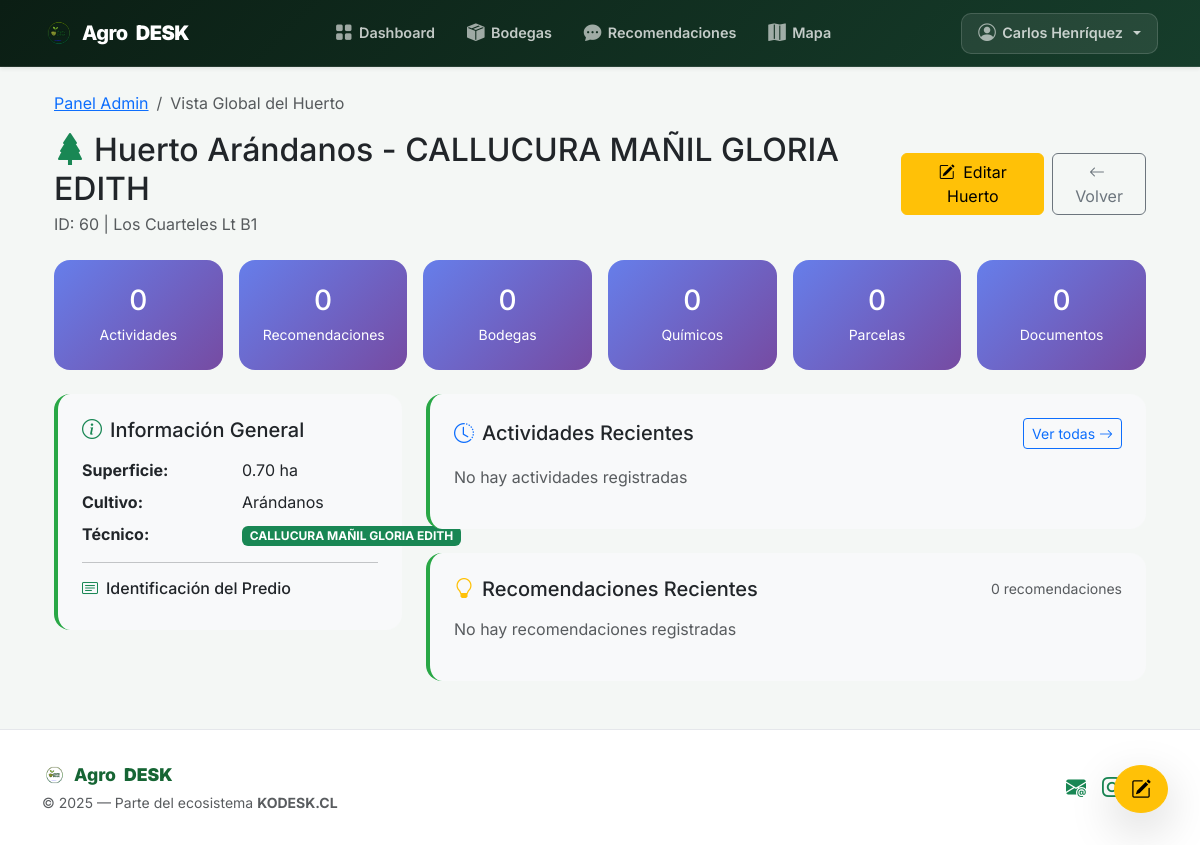
The app's page /admin/huerto/60/vista-global (signed in) with its own data.
### app/models.py (models this page shows, shortened)
@declarative_mixin
class TenantMixin:
    @declared_attr
    def empresa_id(cls):
        return db.Column(db.Integer, db.ForeignKey("empresas.id"), nullable=False, index=True)

class User(db.Model, UserMixin, TenantMixin):
    __tablename__ = "users"
    id = db.Column(db.Integer, primary_key=True)
    name = db.Column(db.String(100), nullable=False)
    email = db.Column(db.String(150), nullable=False, index=True)
    telefono = db.Column(db.String(20))  # Nuevo campo de teléfono
    password = db.Column(db.String(200), nullable=False)
    role = db.Column(db.String(20), nullable=False, index=True)  # "admin" | "tecnico"
    created_by = db.Column(db.Integer, db.ForeignKey("users.id"))
    __table_args__ = (
        UniqueConstraint("empresa_id", "email", name="uq_user_email_empresa"),
    )
    creador = db.relationship("User", remote_side=[id], backref="tecnicos_creados")
    huertos_asignados = db.relationship("Huerto", back_populates="responsable", lazy=True)
    bodegas_asignadas = db.relationship(
        "Bodega",
        secondary=tecnico_bodega,
        back_populates="tecnicos_asignados",
        lazy="dynamic",
    )

class Huerto(db.Model, TenantMixin):
    __tablename__ = "huertos"
    id = db.Column(db.Integer, primary_key=True)
    nombre = db.Column(db.String(120), nullable=False)
    ubicacion = db.Column(db.String(200))
    superficie_ha = db.Column(db.Float)
    tipo_cultivo = db.Column(db.String(120))
    fecha_siembra = db.Column(db.Date)
    propietario = db.Column(db.String(120))
    rut = db.Column(db.String(20))
    codigo_productor = db.Column(db.String(50))
    localidad = db.Column(db.String(100))
    comuna = db.Column(db.String(100))
    provincia = db.Column(db.String(100))
    region = db.Column(db.String(100))
    distrito_agroclimatico = db.Column(db.String(100))
    telefono = db.Column(db.String(20))
    administrador = db.Column(db.String(120))
    encargado_huerto = db.Column(db.String(120))
    direccion = db.Column(db.String(250))
    empresas = db.Column(db.Text)  # Opcional - múltiples empresas separadas por coma
    exportadoras = db.Column(db.Text)  # Opcional - múltiples exportadoras separadas por coma
    responsable_id = db.Column(db.Integer, db.ForeignKey("users.id"))
    responsable = db.relationship("User", back_populates="huertos_asignados")
    center_lat = db.Column(Float)
    center_lng = db.Column(Float)
    bounds_geojson = db.Column(Text)
    bodegas = db.relationship("Bodega", back_populates="huerto", lazy=True)
    actividades_huerto = db.relationship(
        "ActividadHuerto", back_populates="huerto", cascade="all, delete-orphan", lazy=True
    )
    parcelas = db.relationship("Parcela", back_populates="huerto", cascade="all, delete-orphan", lazy=True)
    actividades_geo = db.relationship("ActividadCampo", back_populates="huerto", cascade="all, delete-orphan", lazy=True)

### app/routes/admin.py (the view)
@admin_bp.route("/huerto/<int:huerto_id>/vista-global")
@login_required
@admin_required
def vista_global_huerto(huerto_id):
    huerto = (
        Huerto.query.filter_by(id=huerto_id, empresa_id=current_user.empresa_id)
        .join(User, Huerto.responsable_id == User.id)
        .filter((Huerto.responsable_id.is_(None)) | (User.created_by == current_user.id))
        .first_or_404()
    )
    actividades = ActividadHuerto.query.filter_by(huerto_id=huerto.id).order_by(ActividadHuerto.fecha.desc()).limit(10).all()
    recomendaciones = Recomendacion.query.filter_by(huerto_id=huerto.id).order_by(Recomendacion.fecha.desc()).limit(10).all()
    bodegas = Bodega.query.filter_by(huerto_id=huerto.id).all()
    parcelas = Parcela.query.filter_by(huerto_id=huerto.id).all()
    actividades_geo = ActividadCampo.query.filter_by(huerto_id=huerto.id).order_by(ActividadCampo.fecha.desc()).limit(5).all()
    documentos = Documento.query.filter_by(huerto_id=huerto.id).order_by(Documento.created_at.desc()).limit(5).all()
    total_actividades = ActividadHuerto.query.filter_by(huerto_id=huerto.id).count()
    total_recomendaciones = Recomendacion.query.filter_by(huerto_id=huerto.id).count()
    total_quimicos = 0
    for bodega in bodegas:
        total_quimicos += len(bodega.quimicos)
    return render_template("admin/vista_global_huerto.html",
                         huerto=huerto,
                         actividades=actividades,
                         recomendaciones=recomendaciones,
                         bodegas=bodegas,
                         parcelas=parcelas,
                         actividades_geo=actividades_geo,
                         documentos=documentos,
                         total_actividades=total_actividades,
                         total_recomendaciones=total_recomendaciones,
                         total_quimicos=total_quimicos)

### app/templates/admin/vista_global_huerto.html (shortened to what this page needs)
{% extends "base.html" %}
{% block content %}
<div class="container-fluid py-4">
  <div class="row mb-4">
    <div class="col-12">
      <nav aria-label="breadcrumb">
        <ol class="breadcrumb">
          <li class="breadcrumb-item"><a href="{{ url_for('admin.admin_dashboard') }}">Panel Admin</a></li>
          <li class="breadcrumb-item active">Vista Global del Huerto</li>
        </ol>
      </nav>
      <div class="d-flex justify-content-between align-items-center">
        <div>
          <h2 class="mb-1"><i class="bi bi-tree-fill text-success me-2"></i>{{ huerto.nombre }}</h2>
          <p class="text-muted mb-0">ID: {{ huerto.id }} | {{ huerto.ubicacion or 'Sin ubicación' }}</p>
        </div>
        <div class="d-flex gap-2">
          <a href="{{ url_for('admin.editar_huerto', huerto_id=huerto.id) }}" class="btn btn-warning">
            <i class="bi bi-pencil-square me-1"></i> Editar Huerto
          </a>
          <a href="{{ url_for('admin.admin_dashboard') }}" class="btn btn-outline-secondary">
            <i class="bi bi-arrow-left me-1"></i> Volver
          </a>
        </div>
      </div>
    </div>
  </div>
  <div class="row g-3 mb-4">
    <div class="col-md-2 col-sm-4">
      <div class="stat-card">
        <h3 class="mb-1">{{ total_actividades }}</h3>
        <small>Actividades</small>
      </div>
    </div>
    <div class="col-md-2 col-sm-4">
      <div class="stat-card">
        <h3 class="mb-1">{{ total_recomendaciones }}</h3>
        <small>Recomendaciones</small>
      </div>
    </div>
    <div class="col-md-2 col-sm-4">
      <div class="stat-card">
        <h3 class="mb-1">{{ bodegas|length }}</h3>
        <small>Bodegas</small>
      </div>
    </div>
    <div class="col-md-2 col-sm-4">
      <div class="stat-card">
        <h3 class="mb-1">{{ total_quimicos }}</h3>
        <small>Químicos</small>
      </div>
    </div>
    <div class="col-md-2 col-sm-4">
      <div class="stat-card">
        <h3 class="mb-1">{{ parcelas|length }}</h3>
        <small>Parcelas</small>
      </div>
    </div>
    <div class="col-md-2 col-sm-4">
      <div class="stat-card">
        <h3 class="mb-1">{{ documentos|length }}</h3>
        <small>Documentos</small>
      </div>
    </div>
  </div>
  <div class="row">
    <div class="col-lg-4">
      <div class="info-section">
        <h5 class="mb-3"><i class="bi bi-info-circle text-success me-2"></i>Información General</h5>
        <div class="row mb-2">
          <div class="col-6"><strong>Superficie:</strong></div>
          <div class="col-6">{{ '%.2f'|format(huerto.superficie_ha or 0) }} ha</div>
        </div>
        <div class="row mb-2">
          <div class="col-6"><strong>Cultivo:</strong></div>
          <div class="col-6">{{ huerto.tipo_cultivo or '—' }}</div>
        </div>
        <div class="row mb-2">
          <div class="col-6"><strong>Técnico:</strong></div>
          <div class="col-6">
            {% if huerto.responsable %}
              <span class="badge bg-success">{{ huerto.responsable.name }}</span>
            {% else %}
              <span class="badge bg-warning">Sin asignar</span>
            {% endif %}
          </div>
        </div>
        <hr>
        <h6 class="mb-2"><i class="bi bi-card-text text-success me-2"></i>Identificación del Predio</h6>
      </div>
    </div>
    <div class="col-lg-8">
      <div class="info-section">
        <div class="d-flex justify-content-between align-items-center mb-3">
          <h5 class="mb-0"><i class="bi bi-clock-history text-primary me-2"></i>Actividades Recientes</h5>
          <a href="{{ url_for('admin.bitacora_huerto', huerto_id=huerto.id) }}" class="btn btn-outline-primary btn-sm">
            Ver todas <i class="bi bi-arrow-right"></i>
          </a>
        </div>
        {% if actividades %}
          {% for actividad in actividades %}
          <div class="timeline-item position-relative">
            <div class="d-flex justify-content-between align-items-start">
              <div>
                <h6 class="mb-1">{{ actividad.tipo or 'Sin tipo' }}</h6>
                <p class="mb-1">{{ actividad.descripcion or 'Sin descripción' }}</p>
                <small class="text-muted">
                  <i class="bi bi-calendar"></i> {{ actividad.fecha.strftime('%d-%m-%Y') }}
                  {% if actividad.responsable %}
                    | <i class="bi bi-person"></i> {{ actividad.responsable }}
                  {% endif %}
                </small>
              </div>
              {% if actividad.fotos %}
              <span class="badge bg-light text-dark"><i class="bi bi-image"></i></span>
              {% endif %}
            </div>
          </div>
          {% endfor %}
        {% else %}
        <p class="text-muted">No hay actividades registradas</p>
        {% endif %}
      </div>
      <div class="info-section">
        <div class="d-flex justify-content-between align-items-center mb-3">
          <h5 class="mb-0"><i class="bi bi-lightbulb text-warning me-2"></i>Recomendaciones Recientes</h5>
          <small class="text-muted">{{ recomendaciones|length }} recomendaciones</small>
        </div>
        {% if recomendaciones %}
          {% for recomendacion in recomendaciones %}
          <div class="card mb-3">
            <div class="card-body">
              <div class="d-flex justify-content-between align-items-start mb-2">
                <h6 class="mb-0">{{ recomendacion.categoria or 'Sin categoría' }}</h6>
                <div>
                  <span class="badge bg-{{ 'success' if recomendacion.estado == 'completada' else 'warning' }}">
                    {{ recomendacion.estado }}
                  </span>
                </div>
              </div>
              <p class="mb-2">{{ recomendacion.contenido[:200] }}{% if recomendacion.contenido|length > 200 %}...{% endif %}</p>
              <small class="text-muted">
                <i class="bi bi-calendar"></i> {{ recomendacion.fecha.strftime('%d-%m-%Y %H:%M') }}
                {% if recomendacion.autor %}
                  | <i class="bi bi-person"></i> {{ recomendacion.autor.name }}
                {% endif %}
              </small>
            </div>
          </div>
          {% endfor %}
        {% else %}
        <p class="text-muted">No hay recomendaciones registradas</p>
        {% endif %}
      </div>
    </div>
  </div>
  <div class="floating-edit">
    <a href="{{ url_for('admin.editar_huerto', huerto_id=huerto.id) }}"
       class="btn btn-warning btn-lg rounded-circle shadow-lg">
      <i class="bi bi-pencil-square"></i>
    </a>
  </div>
</div>
{% endblock %}

### app/templates/base.html (shortened to what this page needs)
<!DOCTYPE html>
<html lang="es">
<head>
  <link href="https://cdn.jsdelivr.net/npm/bootstrap@5.3.0/dist/css/bootstrap.min.css" rel="stylesheet">
  <link href="https://cdn.jsdelivr.net/npm/bootstrap-icons@1.11.3/font/bootstrap-icons.css" rel="stylesheet">
  <link rel="stylesheet" href="https://cdn.datatables.net/1.13.4/css/dataTables.bootstrap5.min.css">
  <link rel="stylesheet" href="https://unpkg.com/leaflet@1.9.4/dist/leaflet.css"/>
  <link rel="stylesheet" href="https://unpkg.com/leaflet-draw@1.0.4/dist/leaflet.draw.css"/>
</head>
<body>
<nav class="navbar navbar-expand-lg navbar-agro sticky-top shadow-sm">
  <div class="container">
    <a class="navbar-brand" href="{{ url_for('main.index') }}">
      <img src="{{ url_for('static', filename='img/logoagrodesk.svg') }}" alt="AgroDesk Logo" style="width: 32px; height: 32px; object-fit: contain;">
      Agro<b>DESK</b>
    </a>
    <div class="collapse navbar-collapse" id="navbarNav">
      <ul class="navbar-nav mx-auto">
        {% if current_user.is_authenticated %}
          {% if current_user.role == 'admin' %}
            <li class="nav-item"><a class="nav-link" href="{{ url_for('admin.admin_dashboard') }}"><i class="bi bi-grid-fill"></i> Dashboard</a></li>
            <li class="nav-item"><a class="nav-link" href="{{ url_for('admin.listar_bodegas') }}"><i class="bi bi-box-seam-fill"></i> Bodegas</a></li>
            <li class="nav-item"><a class="nav-link" href="{{ url_for('admin.recomendar') }}"><i class="bi bi-chat-dots-fill"></i> Recomendaciones</a></li>
            <li class="nav-item"><a class="nav-link" href="{{ url_for('geo.mapa') }}"><i class="bi bi-map-fill"></i> Mapa</a></li>
          {% endif %}
        {% endif %}
      </ul>
      <ul class="navbar-nav align-items-center">
        {% if current_user.is_authenticated %}
          <li class="nav-item dropdown user-dropdown">
            <a class="nav-link dropdown-toggle" href="#" id="navbarUser" data-bs-toggle="dropdown">
              <i class="bi bi-person-circle"></i> {{ current_user.name }}
            </a>
          </li>
        {% else %}
          <li class="nav-item">
            <a class="nav-link" href="{{ url_for('auth.login') }}"><i class="bi bi-box-arrow-in-right"></i> Iniciar sesión</a>
          </li>
        {% endif %}
      </ul>
    </div>
  </div>
</nav>
<main class="flex-grow-1">
  <div class="container">
    {% block content %}{% endblock %}
  </div>
</main>
<footer class="mt-auto">
  <div class="container">
    <div class="d-flex flex-column flex-md-row justify-content-between align-items-center">
      <div class="mb-3 mb-md-0">
        <a href="{{ url_for('main.index') }}" class="footer-brand d-flex align-items-center gap-2">
          <img src="{{ url_for('static', filename='img/logoagrodesk.svg') }}" alt="Logo" style="width: 24px; height: 24px;">
          Agro<b>DESK</b>
        </a>
        <div class="small text-muted mt-1">
          &copy; {{ current_year or "2025" }} — Parte del ecosistema <strong>KODESK.CL</strong>
        </div>
      </div>
      <div class="d-flex gap-3">
        <a href="mailto:contacto@agrosmart.cl" class="text-success fs-5" title="Contáctanos">
          <i class="bi bi-envelope-at-fill"></i>
        </a>
        <a href="https://www.instagram.com/" target="_blank" class="text-success fs-5" title="Instagram">
          <i class="bi bi-instagram"></i>
        </a>
        <a href="https://www.linkedin.com/" target="_blank" class="text-success fs-5" title="LinkedIn">
        </a>
      </div>
    </div>
  </div>
</footer>
</body>
</html>

### records on screen
User: name "Carlos Henríquez"
Huerto: nombre "Huerto Arándanos - CALLUCURA MAÑIL GLORIA EDITH", id "60", ubicacion "Los Cuarteles Lt B1", superficie_ha "0.70", tipo_cultivo "Arándanos"
User: responsable.name "CALLUCURA MAÑIL GLORIA EDITH"

### other values on screen
{{ total_actividades }} "0"
{{ total_recomendaciones }} "0"
{{ bodegas|length }} "0"
{{ total_quimicos }} "0"
{{ parcelas|length }} "0"
{{ documentos|length }} "0"
{{ recomendaciones|length }} "0"
{{ current_year or "2025" }} "2025"
